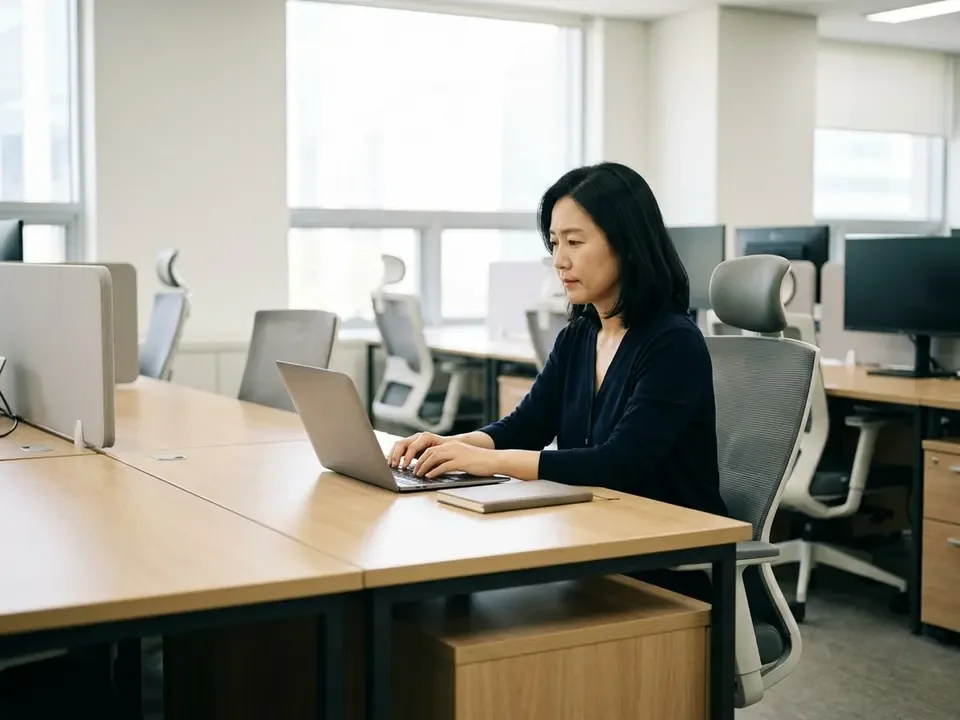
#> input picture toeic/app/images/p1/p1-001.webp, 960 x 720 px
$ python -i imgproc.py   (imports and definitions only)
#> lines starting #> are read from the running program, lines starting #| are printed output that depends on the picture; after the words box and inside, x2 and y2 are one past the last pixel; in counts of white or black regions, pixels touching at a corner belong together
# 교재 공방 — 그림 뒤처리. 게임 캐릭터 공방(C:\game\tools\charforge\imgproc.py)의 배경 제거·여백 자르기·축소·격자를 가져오고
# 교재용(선 그림 임계값, 장면 4:3 자르기, 캐스트 시트 합성)을 더했다.
import io
import numpy as np
from PIL import Image, ImageDraw
from scipy import ndimage


# [4 lines left out: function load, not called in this run]


def cutout(im):
    """가장자리에서 이어진 배경색(네 모서리 색, 보통 흰색)을 투명하게. 결과는 RGBA."""
    if im.mode == 'RGBA':
        al = np.asarray(im)[..., 3]
        if (al < 8).mean() > 0.05:
            return im  # 이미 투명 배경
    a = np.asarray(im.convert('RGB')).astype(np.int16)
    mx = a.max(axis=2); mn = a.min(axis=2)
    h, w = a.shape[:2]
    corner = np.median(np.stack([a[0, 0], a[0, w - 1], a[h - 1, 0], a[h - 1, w - 1], a[0, w // 2], a[h - 1, w // 2], a[h // 2, 0], a[h // 2, w - 1]]), axis=0)
    light = (np.abs(a - corner[None, None, :]).max(axis=2) <= 18) & ((mx - mn) < 24)
    lab, n = ndimage.label(light)
    edge = np.unique(np.concatenate([lab[0], lab[-1], lab[:, 0], lab[:, -1]]))
    edge = edge[edge != 0]
    bg = np.isin(lab, edge)
    if bg.mean() < 0.03:
        bg = corner_flood(a, 40)
    # 팔과 몸 사이처럼 둘러싸인 큰 배경 조각도 배경으로
    pocket = light & ~bg
    pl, pn = ndimage.label(pocket)
    if pn > 0:
        sizes = ndimage.sum(pocket, pl, range(1, pn + 1))
        close = ndimage.mean((np.abs(a - corner[None, None, :]).max(axis=2) <= 8).astype(np.float32), pl, range(1, pn + 1))
        for i in range(pn):
            if sizes[i] > 300 and close[i] > 0.9:
                bg |= (pl == i + 1)
    fg = ~bg
    fg = ndimage.binary_opening(fg, iterations=1)
    holes = ndimage.binary_fill_holes(fg) & ~fg
    hl, hn = ndimage.label(holes)
    if hn > 0:
        sizes = ndimage.sum(holes, hl, range(1, hn + 1))
        lightfrac = ndimage.mean(light.astype(np.float32), hl, range(1, hn + 1))
        for i in range(hn):
            if sizes[i] > 60 and lightfrac[i] > 0.7:
                holes[hl == i + 1] = False
    fg = fg | holes
    alpha = fg.astype(np.float32)
    rim = fg & ~ndimage.binary_erosion(fg, iterations=1)
    lum = a.mean(axis=2) / 255.0
    alpha[rim] = np.clip(1.4 - lum[rim], 0.35, 1.0)
    rgba = np.dstack([a.astype(np.uint8), (alpha * 255).astype(np.uint8)])
    return Image.fromarray(rgba, 'RGBA')


def corner_flood(a, tol):
    h, w = a.shape[:2]
    corners = [a[0, 0], a[0, w - 1], a[h - 1, 0], a[h - 1, w - 1]]
    near = np.zeros((h, w), bool)
    for c in corners:
        near |= np.abs(a - c[None, None, :]).sum(axis=2) <= tol
    lab, n = ndimage.label(near)
    edge = np.unique(np.concatenate([lab[0], lab[-1], lab[:, 0], lab[:, -1]]))
    edge = edge[edge != 0]
    return np.isin(lab, edge)


# [48 lines left out: functions keep_largest, bounds, scale_frames, fit_max, not called in this run]


def to_png(im):
    buf = io.BytesIO(); im.save(buf, 'PNG'); return buf.getvalue()


# ---------- 교재용 ----------
# [67 lines left out: functions process_cut, process_line, process_scene, cast_sheet, grid_sheet, not called in this run]

>>> from PIL import Image
>>> picture = Image.open('../../app/images/p1/p1-001.webp')
#> picture is the input picture: PIL image 960x720 RGB; mean R, G, B 152.8, 150.6, 140.5
>>> result = cutout(picture)
#> in cutout, `corner = np.median(np.stack([a[0, 0], a[0, w - 1], a[h - 1, 0], a[h - ..`: corner = [174, 157.5, 147]
#> in cutout, `lab, n = ndimage.label(light)`:
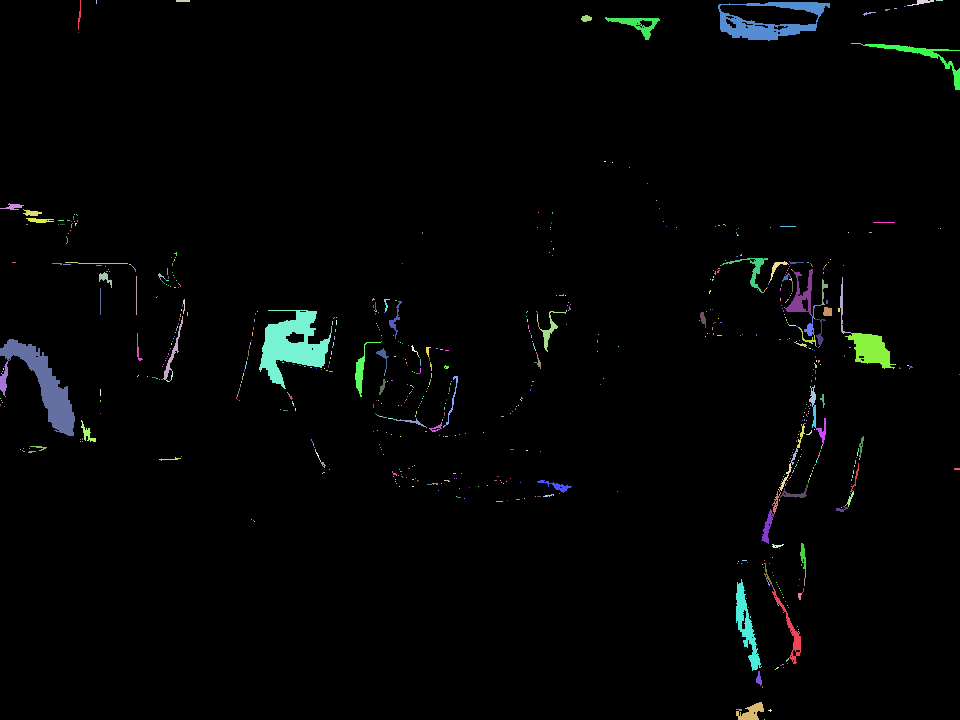
#> lab: shape (720, 960) int32; 778 distinct labels, from 0 to 777; one colour per label, 0 black
#> in cutout, `lab, n = ndimage.label(light)`: n = 777
#> in cutout, `edge = np.unique(np.concatenate([lab[0], lab[-1], lab[:, 0], lab[:, -1..`: edge = [0, 1, 2, 3, 4, 5, 17, 23, 295, 361, 407, 464, 484, 621, 774, 777]
#> in cutout, `edge = edge[edge != 0]`: edge = [1, 2, 3, 4, 5, 17, 23, 295, 361, 407, 464, 484, 621, 774, 777]
#> in corner_flood, `corners = [a[0, 0], a[0, w - 1], a[h - 1, 0], a[h - 1, w - 1]]`: corners = [[237, 241, 244], [249, 249, 249], [1, 10, 9], [92, 89, 76]]
#> the loop in corner_flood, `for c in corners:` made 4 passes
#> after the loop in corner_flood, `for c in corners:`:
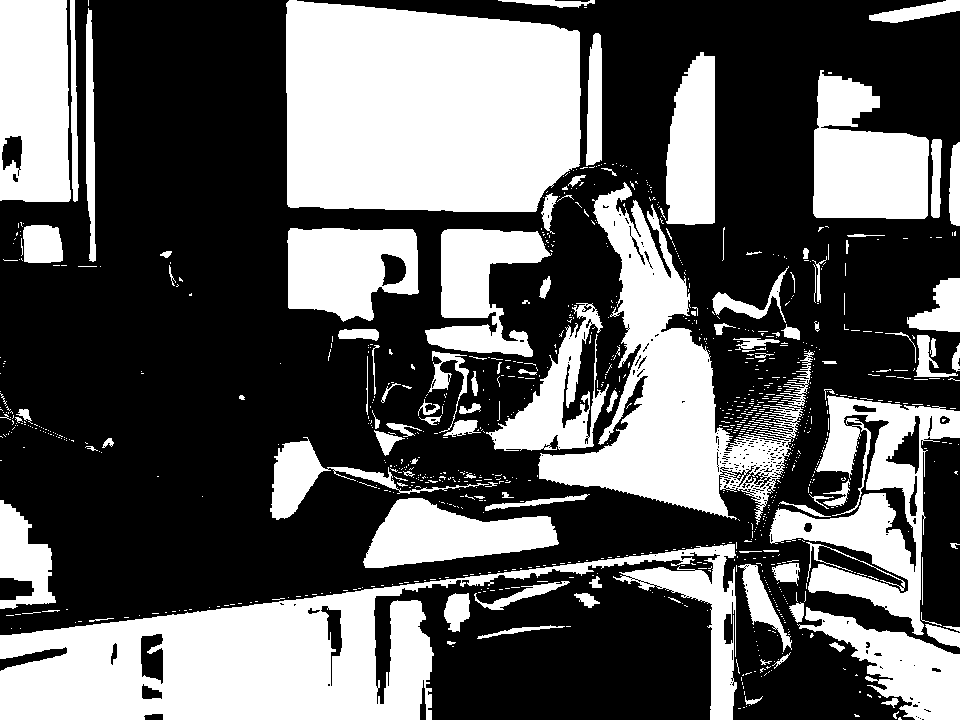
#> near: shape (720, 960) bool; 37.5% white; 1022 white regions (902 under 20 px), largest, box (x1, y1, x2, y2) and area: (286, 0, 581, 212) 56415, (0, 544, 737, 720) 50506, (538, 182, 814, 525) 29176
#> in corner_flood, `lab, n = ndimage.label(near)`:
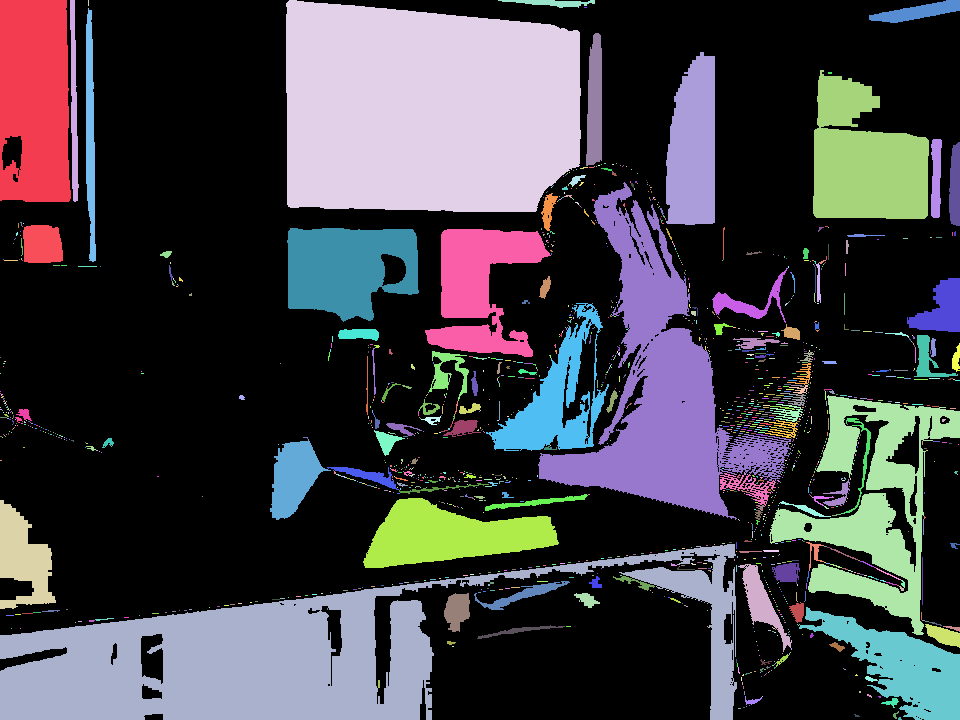
#> lab: shape (720, 960) int32; 1531 distinct labels, from 0 to 1530; one colour per label, 0 black
#> in corner_flood, `lab, n = ndimage.label(near)`: n = 1530
#> in corner_flood, `edge = np.unique(np.concatenate([lab[0], lab[-1], lab[:, 0], lab[:, -1..`: edge = 28 values from 0 to 1530
#> in corner_flood, `edge = edge[edge != 0]`: edge = 27 values from 1 to 1530
#> in cutout, `pl, pn = ndimage.label(pocket)`: pn = 777
#> in cutout, `sizes = ndimage.sum(pocket, pl, range(1, pn + 1))`: sizes = 777 values, max 2734 at index 211, min 1 at index 13, mean 21.88
#> in cutout, `close = ndimage.mean((np.abs(a - corner[None, None, :]).max(axis=2) <=..`: close = 777 values, max 1 at index 127, min 0 at index 0, mean 0.0366
#> in cutout, `fg = ndimage.binary_opening(fg, iterations=1)`:
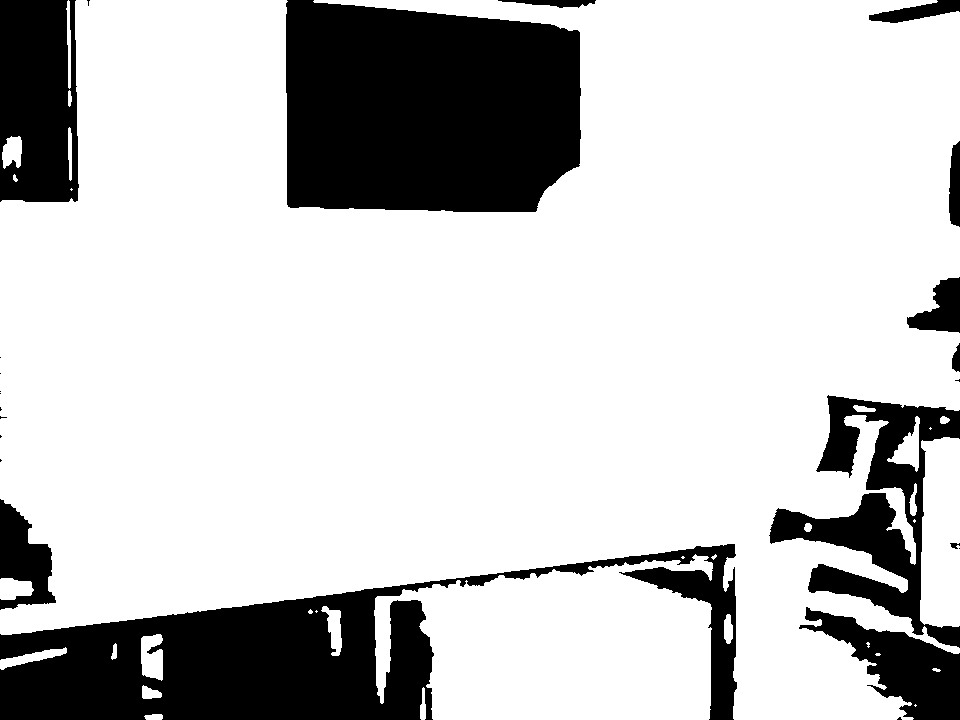
#> fg: shape (720, 960) bool; 77.8% white; 24 black regions (12 under 20 px), largest, box (x1, y1, x2, y2) and area: (286, 0, 581, 212) 56443, (0, 544, 737, 720) 50711, (769, 395, 960, 648) 16556
#> in cutout, `hl, hn = ndimage.label(holes)`: hn = 0
#> in cutout, `rgba = np.dstack([a.astype(np.uint8), (alpha * 255).astype(np.uint8)])`:
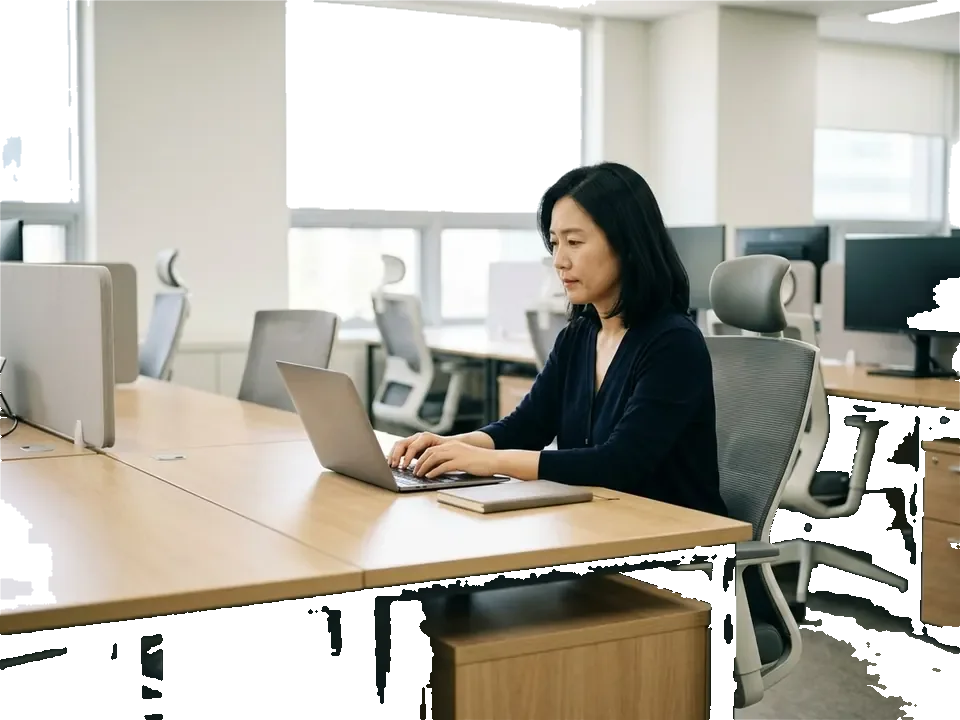
#> rgba: shape (720, 960, 4); mean R, G, B, A 152.8, 150.6, 140.5, 197.8; transparent parts drawn white

$ run again, on toeic/app/images/p1/p1-003.webp
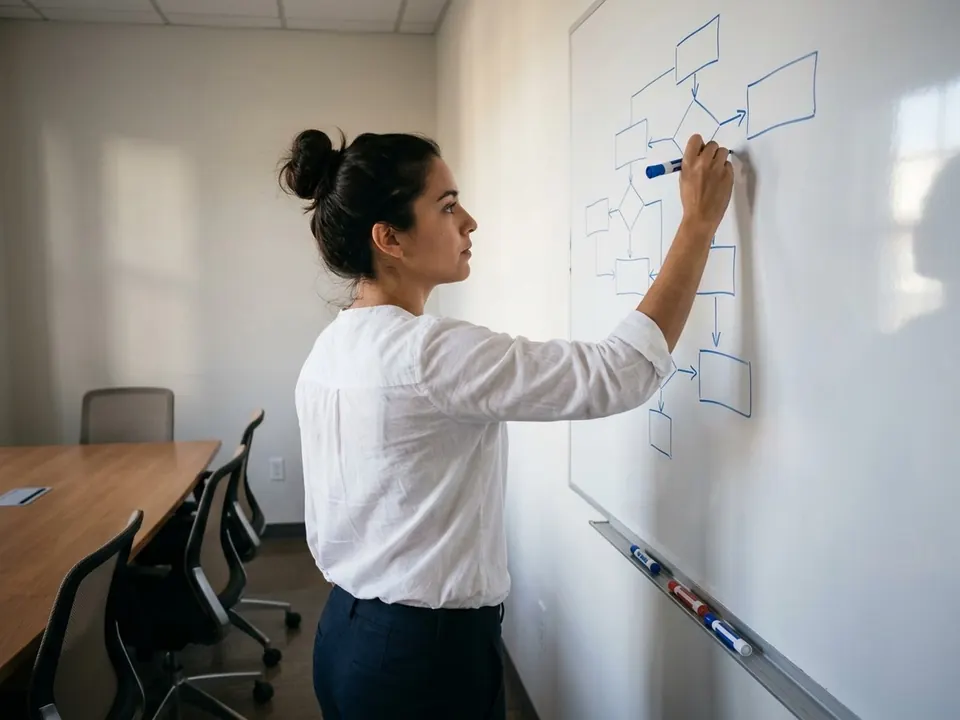
#> input picture toeic/app/images/p1/p1-003.webp, 960 x 720 px
#> picture is the input picture: PIL image 960x720 RGB; mean R, G, B 150.8, 149, 146
#> corner = [112.5, 116.5, 113]
#> light: shape (720, 960) bool; 4.3% white; 378 white regions (338 under 20 px), largest, box (x1, y1, x2, y2) and area: (34, 0, 326, 427) 13470, (647, 580, 732, 720) 4723, (501, 597, 584, 720) 2797
#> lab: shape (720, 960) int32; 663 distinct labels, from 0 to 662
#> n = 662
#> in cutout, `edge = np.unique(np.concatenate([lab[0], lab[-1], lab[:, 0], lab[:, -1..`: edge = [0, 1, 2, 3, 4, 5, 308, 326, 476, 489, 580, 662]
#> in cutout, `edge = edge[edge != 0]`: edge = [1, 2, 3, 4, 5, 308, 326, 476, 489, 580, 662]
#> bg: shape (720, 960) bool; 3.5% white; 11 white regions (3 under 20 px), largest, box (x1, y1, x2, y2) and area: (34, 0, 326, 427) 13470, (647, 591, 732, 720) 4707, (501, 597, 584, 720) 2797
#> pocket: shape (720, 960) bool; 0.77% white; 377 white regions (345 under 20 px), largest, box (x1, y1, x2, y2) and area: (142, 388, 173, 439) 740, (252, 488, 305, 524) 379, (644, 549, 727, 611) 364
#> pl: shape (720, 960) int32; 652 distinct labels, from 0 to 651
#> pn = 651
#> sizes = 651 values, max 731 at index 149, min 1 at index 1, mean 8.21
#> close = 651 values, max 1 at index 27, min 0 at index 0, mean 0.128
#> in cutout, `fg = ndimage.binary_opening(fg, iterations=1)`:
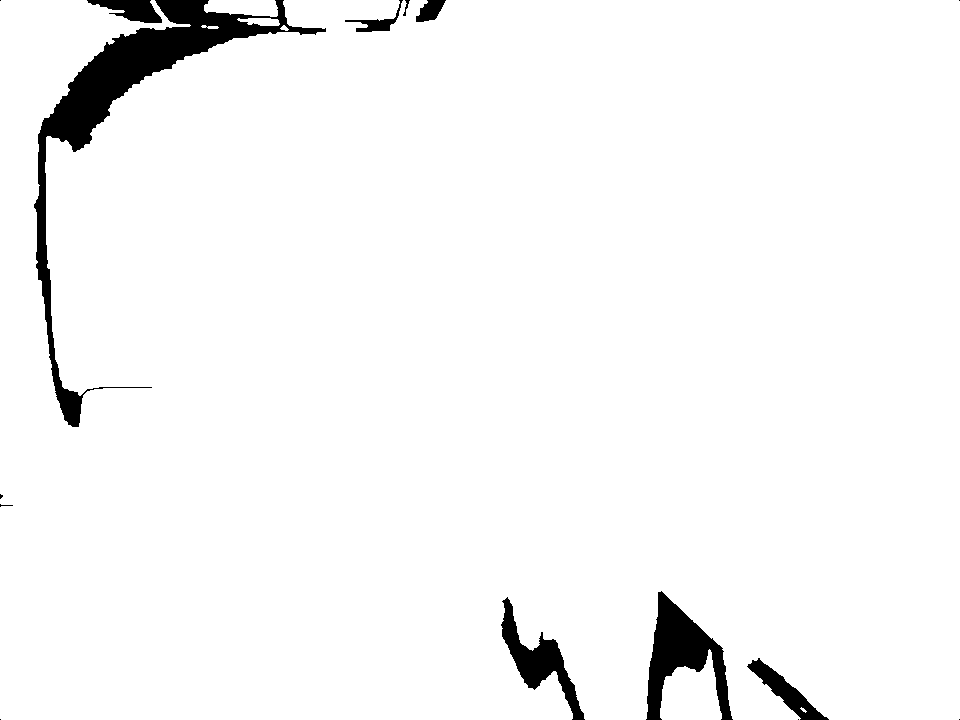
#> fg: shape (720, 960) bool; 96.4% white; 15 black regions (7 under 20 px), largest, box (x1, y1, x2, y2) and area: (34, 0, 326, 427) 13780, (646, 591, 733, 720) 4728, (501, 597, 585, 720) 2821
#> holes: shape (720, 960) bool; every value is 0
#> hl: shape (720, 960) int32; every value is 0
#> hn = 0
#> rim: shape (720, 960) bool; 0.89% white in thin lines or dots
#> in cutout, `rgba = np.dstack([a.astype(np.uint8), (alpha * 255).astype(np.uint8)])`:
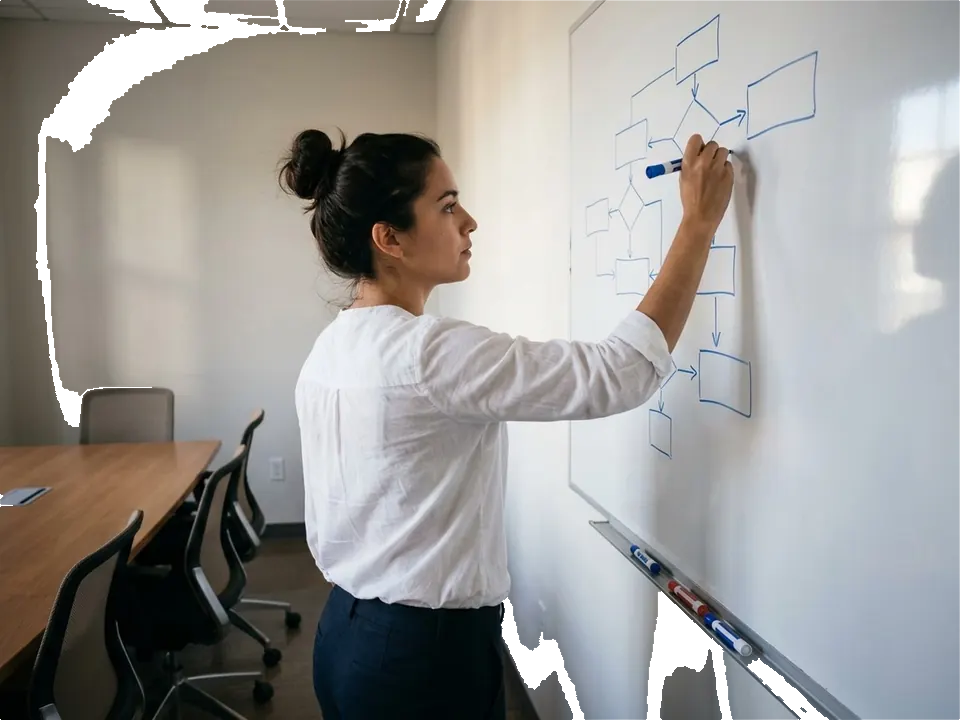
#> rgba: shape (720, 960, 4); mean R, G, B, A 150.8, 149, 146, 245.7; transparent parts drawn white
